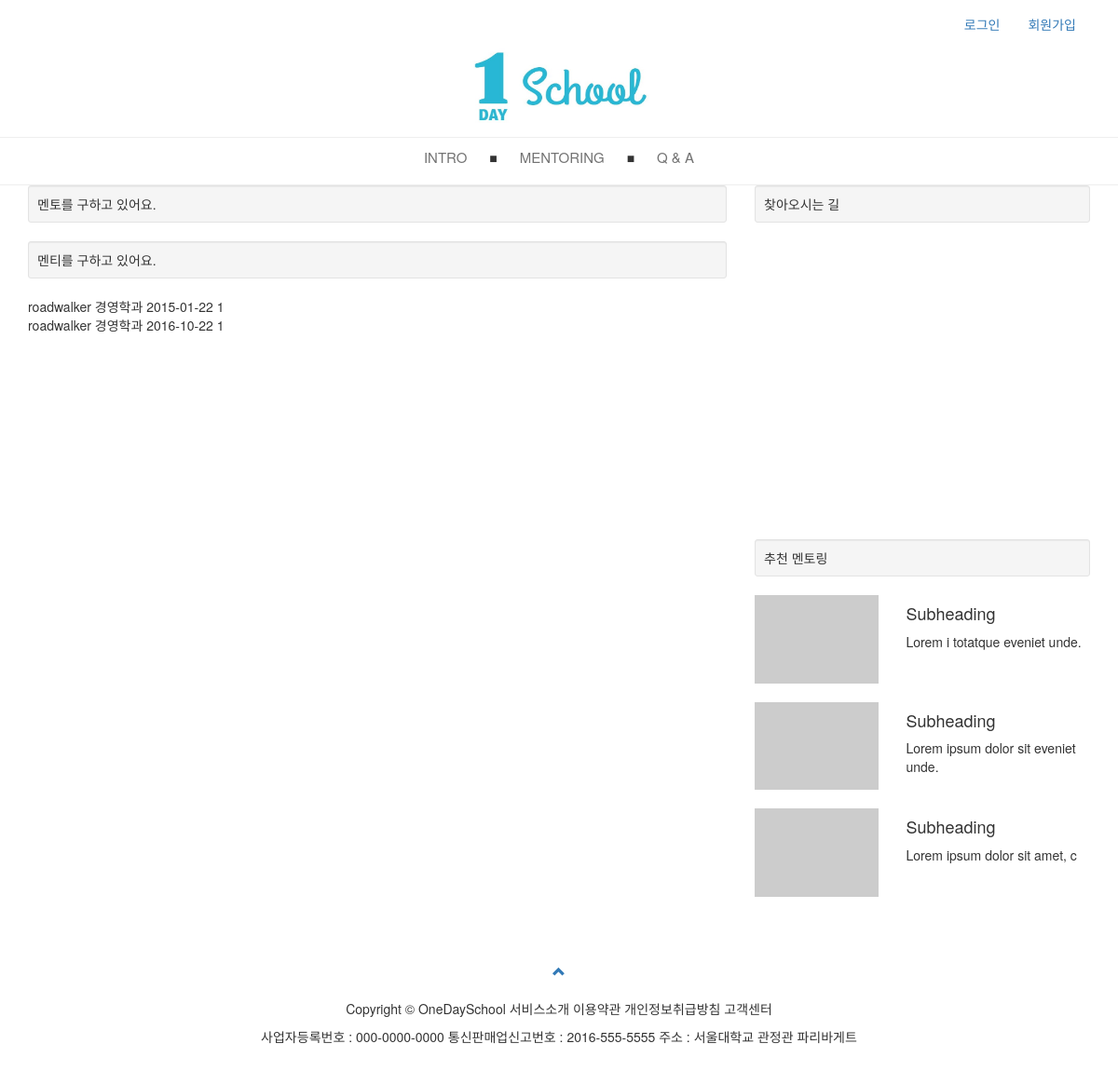
The app's page /mentoring/, older data.
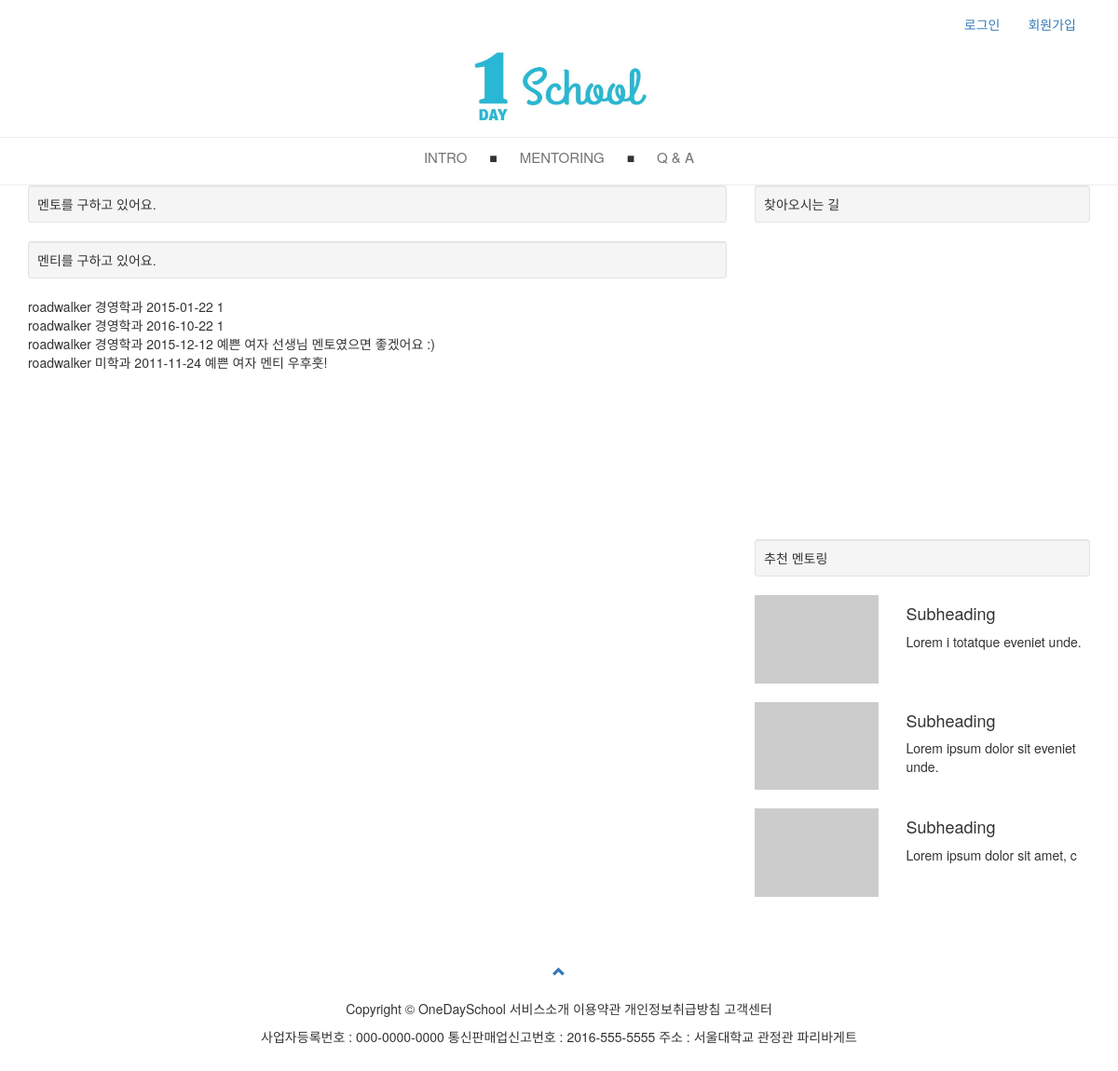
The same page, newer data.
### mentoring/models.py (models this page shows, shortened)
class Mentoring(models.Model):
    created_at = models.DateTimeField(auto_now_add=True)
    author = models.ForeignKey(settings.AUTH_USER_MODEL, default='1')
    acceptor = models.ForeignKey(Profile, null=True)
    major = models.CharField(max_length=40, verbose_name='전공선택/관심분야')
    requirements = models.TextField(max_length=2000, verbose_name='멘토에게 바라는 점')
    date = models.CharField(max_length=20)
    capacity = models.PositiveSmallIntegerField(default=0)
    area = models.CharField(max_length=20, verbose_name='멘토링 지역')
    is_recommended = models.PositiveSmallIntegerField(unique=True, blank=True, null=True)

### mentoring/views.py (the view)
def mentoring_list(request):
    mentoring_list = Mentoring.objects.all()
    return render(request, 'mentoring/mentoring_list.html', {'mentoring_list' : mentoring_list})

### mentoring/templates/mentoring/mentoring_list.html (shortened to what this page needs)
{% extends 'mentoring/base.html' %}
{% load staticfiles %}
{% load bootstrap3 %}
{% block style %}
    <link rel="stylesheet" href="{% static 'mentoring_list.css' %}" />
{% endblock %}
{% block content %}
<div class="container">
    <div class="row">
        <div class="col-md-8">
            <div class="well well-sm">
            멘토를 구하고 있어요.
            </div>
            <div class="well well-sm">
            멘티를 구하고 있어요.
            </div>
            {% for mentoring in mentoring_list %}
                {% if mentoring.author.profile.is_mentor %}
                <div>
                    {{mentoring.author}}
                    {{mentoring.major}}
                    {{mentoring.date}}
                    {{mentoring.requirements}}
                </div>
                {% endif %}
            {% endfor %}
        </div>
        <div class="col-md-4">
            <div class="well well-sm">
            찾아오시는 길
            </div>
            <div id="map" style="width:100%; min-height:300px;">
            </div>
            <br />
            <div class="well well-sm">
            추천 멘토링
            </div>
            <div class="row">
                <div class="col-md-5">
                    <a href="#">
                        <img class="img-responsive" src="http://placehold.it/350x250" alt="">
                    </a>
                </div>
                <div class="col-md-7">
                    <h4>Subheading</h4>
                    <p>Lorem i totatque eveniet unde.</p>
                </div>
            </div>
            <br />
            <div class="row">
                <div class="col-md-5">
                    <a href="#">
                        <img class="img-responsive" src="http://placehold.it/350x250" alt="">
                    </a>
                </div>
                <div class="col-md-7">
                    <h4>Subheading</h4>
                    <p>Lorem ipsum dolor sit eveniet unde.</p>
                </div>
            </div>
            <br />
            <div class="row">
                <div class="col-md-5">
                    <a href="#">
                        <img class="img-responsive" src="http://placehold.it/350x250" alt="">
                    </a>
                </div>
                <div class="col-md-7">
                    <h4>Subheading</h4>
                    <p>Lorem ipsum dolor sit amet, c</p>
                </div>
            </div>
            <br />
        </div>
    </div>
</div>
{% endblock %}

### mentoring/templates/mentoring/base.html (shortened to what this page needs)
{% load staticfiles %}
<!DOCTYPE html>
<html lang="en">
<head>
    <link rel="stylesheet" href="{% static 'bootstrap-3.3.6/css/bootstrap.min.css' %}" />
{% block style %}
{% endblock %}
    <link rel="stylesheet" href="https://maxcdn.bootstrapcdn.com/font-awesome/4.5.0/css/font-awesome.min.css">
</head>
<body>
    <nav class="navbar" role="navigation" style="margin-bottom: 0px;">
        <div class="container">
            <div class="collapse navbar-collapse" style="text-align: right;" id="bs-example-navbar-collapse-1">
                {% if user.is_authenticated %}
                <ul class="nav navbar-nav navbar-right">
                    <li class="dropdown">
                        <a href="#" class="dropdown-toggle" data-toggle="dropdown">{{ user }} <b class="caret"></b></a>
                        <ul class="dropdown-menu">
                            {% if user.profile.is_mentor %}
                            <li>
                                <a href="{% url 'profile' %}">마이페이지</a>
                            </li>
                            <li>
                                <a href="{% url 'logout' %}?next=/">로그아웃</a>
                            </li>
                            {% else %}
                            <li>
                                <a href="{% url 'profile' %}">마이페이지</a>
                            </li>
                            <li>
                                <a href="{% url 'logout' %}?next=/">로그아웃</a>
                            </li>
                            {% endif %}
                        </ul>
                    </li>
                </ul>
                {% else %}
                <ul class="nav navbar-nav navbar-right">
                    <li>
                         <a href="#" id="loginBtn">로그인</a>
                    </li>
                    <li>
                        <a href="{% url 'signup_choice' %}">회원가입</a>
                    </li>
                </ul>
                {% endif %}
            </div>
        </div>
    </nav>
    <div class="logo_wrapper" style="">
      <div id="logo_div">
        <h1 style="text-align: center; margin:0 0 15px 0; "><a href="/"><img src='{% static 'img/nav_logo.jpg' %}' style="width: 200px; height: 80px;"/></a></h1>
      </div>
    </div>
    <hr/>
      <div id="menu_bar" style="text-align: center;">
        <a href="#"><div id="menu">INTRO</div></a> ■
        <a href="#"><div id="menu">MENTORING</div></a> ■
        <a href="#"><div id="menu">Q & A</div></a>
      </div>
{% block content %}
{% endblock %}
<footer class="text-center">
  <a class="up-arrow" href="/" data-toggle="tooltip" title="TO TOP">
    <span class="glyphicon glyphicon-chevron-up"></span>
  </a><br><br>
  <p>Copyright &copy; OneDaySchool   서비스소개  이용약관   개인정보취급방침   고객센터</p>
                <p>사업자등록번호 : 000-0000-0000 통신판매업신고번호 : 2016-555-5555 주소 : 서울대학교 관정관 파리바게트</p>
</footer>
</body>
</html>

### static/mentoring_list.css (style rules this page uses)
footer { margin: 50px 0; }

### mentoring/templates/mentoring/base.html (style rules this page uses)
hr { margin : 0 0 0 0; }
#menu_bar { height: 50px; text-align: center; }
#menu_bar #menu { padding: 10px 20px 0 20px; height: 50px; display: inline-block; font-size: 15px; text-decoration: none; color : #737373; }

Row changes from the older to the newer data that the page shows:
added Mentoring: author "roadwalker", major "경영학과", date "2015-12-12", requirements "예쁜 여자 선생님 멘토였으면 좋겠어요 :)"
added Mentoring: author "roadwalker", major "미학과", date "2011-11-24", requirements "예쁜 여자 멘티 우후훗!"
